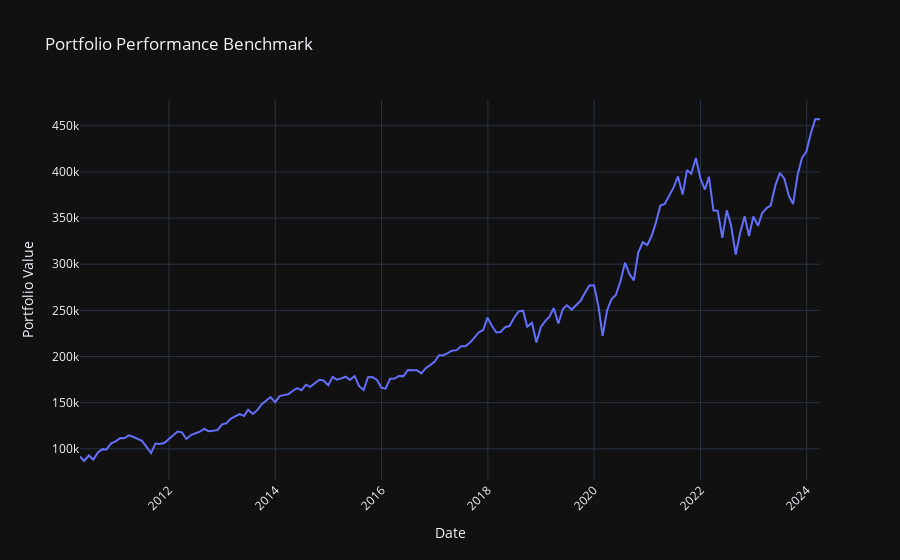
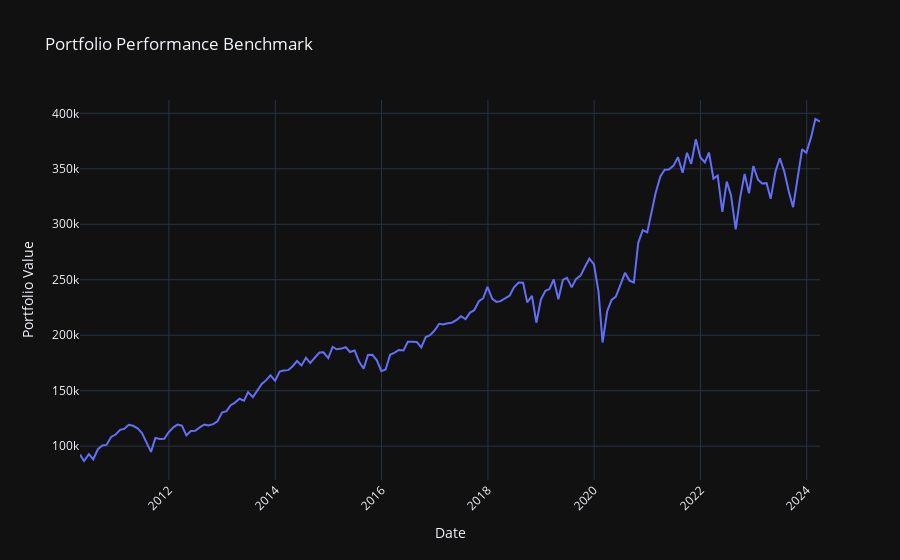
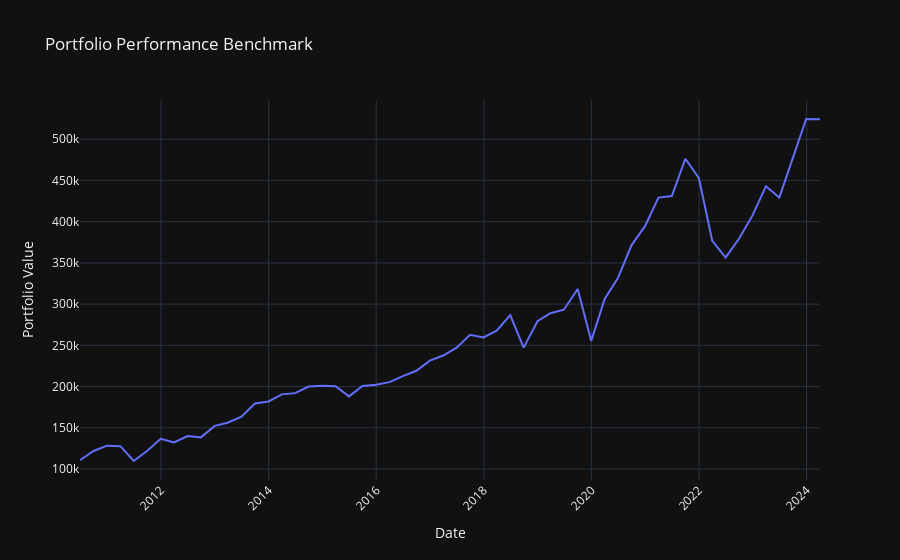
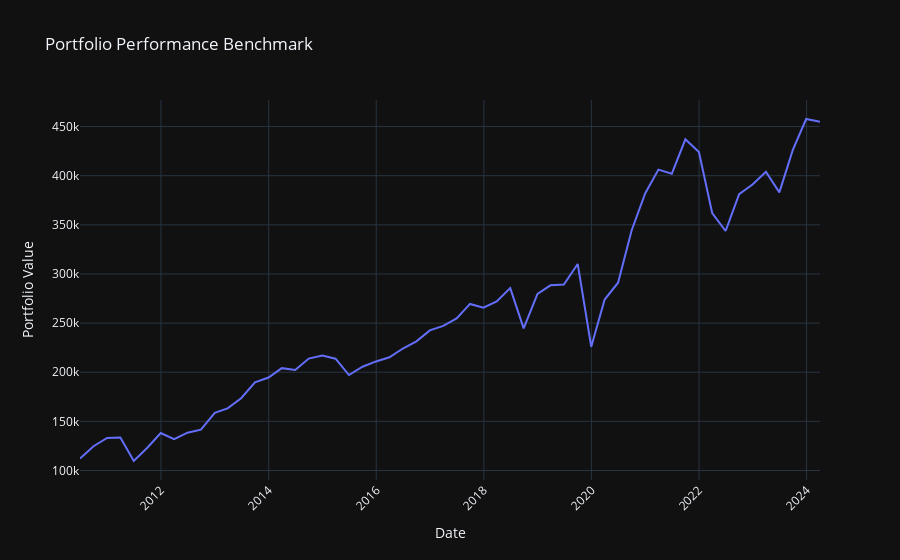

The cell these charts' notebook holds for them, in order:
### Code cell
# S&P Benchmarks
for dates, name in [(monthly_dates_spx, 'Monthly'), (quarterly_dates_spx, 'Quarterly'), (weekly_dates_spx, 'Weekly')]:
    for alloc in ['marketcap', 'equal']:
        simulate(dates, spx_price, spx_df, 'SPX', name, allocate=alloc)

### Figure 1 — Plotly figure (JSON) as saved in the notebook; plotly's stock layout.template omitted (floating-point values rounded to 4 significant figures; data arrays with more than 128 entries replaced by an {"elided": "..."} marker saying what was removed)
{"data": [{"mode": "lines", "name": "benchmark", "type": "scatter", "x": {"elided": "169 str values"}, "y": {"elided": "169 float values"}}], "layout": {"autosize": true, "legend": {"title": {"text": "Portfolios"}}, "title": {"text": "Portfolio Performance Benchmark"}, "xaxis": {"anchor": "y", "autorange": true, "domain": [0, 1], "range": ["2010-04-30", "2024-04-01"], "tickangle": -45, "title": {"text": "Date"}, "type": "date"}, "yaxis": {"anchor": "x", "autorange": true, "domain": [0, 1], "range": [66270.0, 477900.0], "title": {"text": "Portfolio Value"}, "type": "linear"}}}

### Figure 2 — Plotly figure (JSON) as saved in the notebook; plotly's stock layout.template omitted (floating-point values rounded to 4 significant figures; data arrays with more than 128 entries replaced by an {"elided": "..."} marker saying what was removed)
{"data": [{"mode": "lines", "name": "benchmark", "type": "scatter", "x": {"elided": "169 str values"}, "y": {"elided": "169 float values"}}], "layout": {"autosize": true, "legend": {"title": {"text": "Portfolios"}}, "title": {"text": "Portfolio Performance Benchmark"}, "xaxis": {"anchor": "y", "autorange": true, "domain": [0, 1], "range": ["2010-04-30", "2024-04-01"], "tickangle": -45, "title": {"text": "Date"}, "type": "date"}, "yaxis": {"anchor": "x", "autorange": true, "domain": [0, 1], "range": [69510.0, 412000.0], "title": {"text": "Portfolio Value"}, "type": "linear"}}}

### Figure 3 — Plotly figure (JSON) as saved in the notebook; plotly's stock layout.template omitted (floating-point values rounded to 4 significant figures)
{"data": [{"mode": "lines", "name": "benchmark", "type": "scatter", "x": ["2010-06-30", "2010-09-30", "2010-12-31", "2011-03-31", "2011-06-30", "2011-09-30", "2011-12-30", "2012-03-30", "2012-06-29", "2012-09-28", "2012-12-31", "2013-03-28", "2013-06-28", "2013-09-30", "2013-12-31", "2014-03-31", "2014-06-30", "2014-09-30", "2014-12-31", "2015-03-31", "2015-06-30", "2015-09-30", "2015-12-31", "2016-03-31", "2016-06-30", "2016-09-30", "2016-12-30", "2017-03-31", "2017-06-30", "2017-09-29", "2017-12-29", "2018-03-29", "2018-06-29", "2018-09-28", "2018-12-31", "2019-03-29", "2019-06-28", "2019-09-30", "2019-12-31", "2020-03-31", "2020-06-30", "2020-09-30", "2020-12-31", "2021-03-31", "2021-06-30", "2021-09-30", "2021-12-31", "2022-03-31", "2022-06-30", "2022-09-30", "2022-12-30", "2023-03-31", "2023-06-30", "2023-09-29", "2023-12-29", "2024-03-28", "2024-04-01"], "y": [110700.0, 121900.0, 128300.0, 127800.0, 109800.0, 122200.0, 136600.0, 132200.0, 140000.0, 138400.0, 152400.0, 156100.0, 163200.0, 179600.0, 182000.0, 190600.0, 192100.0, 200000.0, 201100.0, 200500.0, 188100.0, 200900.0, 202200.0, 205400.0, 212700.0, 219200.0, 231500.0, 237700.0, 247200.0, 262700.0, 259600.0, 267900.0, 286800.0, 247200.0, 279300.0, 289000.0, 293200.0, 318300.0, 255400.0, 306400.0, 332100.0, 371600.0, 394900.0, 429200.0, 431000.0, 476300.0, 452700.0, 377200.0, 356400.0, 379500.0, 407600.0, 442800.0, 429400.0, 476500.0, 524500.0, 524200.0, 524200.0]}], "layout": {"autosize": true, "legend": {"title": {"text": "Portfolios"}}, "title": {"text": "Portfolio Performance Benchmark"}, "xaxis": {"anchor": "y", "autorange": true, "domain": [0, 1], "range": ["2010-06-30", "2024-04-01"], "tickangle": -45, "title": {"text": "Date"}, "type": "date"}, "yaxis": {"anchor": "x", "autorange": true, "domain": [0, 1], "range": [86710.0, 547600.0], "title": {"text": "Portfolio Value"}, "type": "linear"}}}

### Figure 4 — Plotly figure (JSON) as saved in the notebook; plotly's stock layout.template omitted (floating-point values rounded to 4 significant figures)
{"data": [{"mode": "lines", "name": "benchmark", "type": "scatter", "x": ["2010-06-30", "2010-09-30", "2010-12-31", "2011-03-31", "2011-06-30", "2011-09-30", "2011-12-30", "2012-03-30", "2012-06-29", "2012-09-28", "2012-12-31", "2013-03-28", "2013-06-28", "2013-09-30", "2013-12-31", "2014-03-31", "2014-06-30", "2014-09-30", "2014-12-31", "2015-03-31", "2015-06-30", "2015-09-30", "2015-12-31", "2016-03-31", "2016-06-30", "2016-09-30", "2016-12-30", "2017-03-31", "2017-06-30", "2017-09-29", "2017-12-29", "2018-03-29", "2018-06-29", "2018-09-28", "2018-12-31", "2019-03-29", "2019-06-28", "2019-09-30", "2019-12-31", "2020-03-31", "2020-06-30", "2020-09-30", "2020-12-31", "2021-03-31", "2021-06-30", "2021-09-30", "2021-12-31", "2022-03-31", "2022-06-30", "2022-09-30", "2022-12-30", "2023-03-31", "2023-06-30", "2023-09-29", "2023-12-29", "2024-03-28", "2024-04-01"], "y": [112100.0, 124700.0, 133100.0, 133500.0, 109700.0, 123100.0, 138200.0, 131800.0, 138500.0, 141600.0, 158600.0, 163300.0, 173500.0, 189800.0, 194600.0, 204200.0, 202300.0, 213900.0, 217000.0, 213700.0, 197200.0, 205600.0, 211000.0, 215200.0, 224100.0, 231500.0, 242600.0, 247200.0, 254700.0, 269500.0, 265700.0, 272000.0, 285600.0, 244700.0, 279700.0, 288500.0, 289200.0, 310200.0, 226000.0, 273900.0, 291100.0, 344300.0, 381900.0, 406200.0, 402000.0, 437000.0, 424000.0, 362000.0, 343700.0, 381200.0, 391000.0, 404000.0, 383000.0, 426100.0, 457700.0, 454900.0, 454900.0]}], "layout": {"autosize": true, "legend": {"title": {"text": "Portfolios"}}, "title": {"text": "Portfolio Performance Benchmark"}, "xaxis": {"anchor": "y", "autorange": true, "domain": [0, 1], "range": ["2010-06-30", "2024-04-01"], "tickangle": -45, "title": {"text": "Date"}, "type": "date"}, "yaxis": {"anchor": "x", "autorange": true, "domain": [0, 1], "range": [90350.0, 477000.0], "title": {"text": "Portfolio Value"}, "type": "linear"}}}
